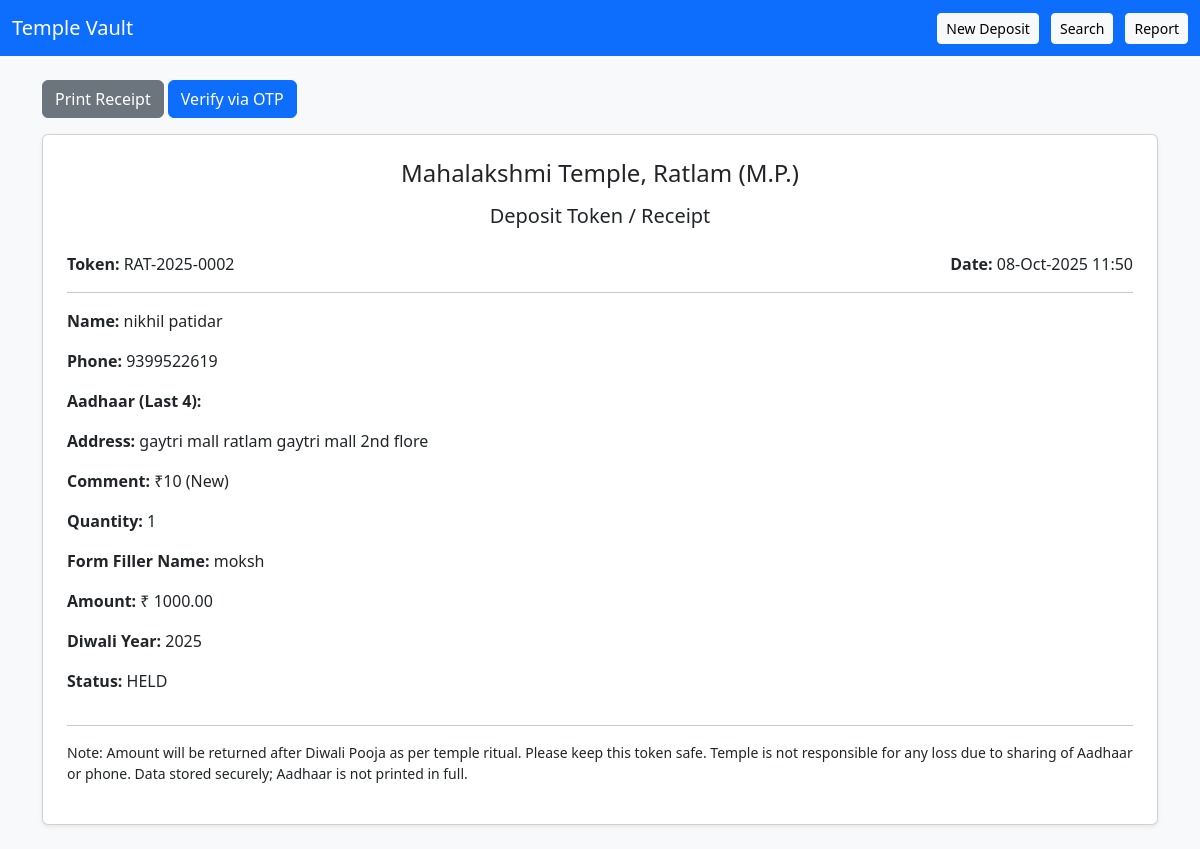
The page /receipt/RAT-2025-0002/ (signed in) on the database its author committed.
### vault/models.py (models this page shows, shortened)
class Deposit(models.Model):
    STATUS_CHOICES = [
        ('HELD','Held in Temple'),
        ('RETURNED','Returned to Devotee'),
        ('CANCELLED','Cancelled'),
    ]
    devotee = models.ForeignKey(Devotee, on_delete=models.PROTECT, related_name='deposits')
    amount = models.DecimalField(max_digits=10, decimal_places=2, validators=[MinValueValidator(1)])
    token = models.CharField(max_length=20, unique=True, db_index=True)
    diwali_year = models.IntegerField(help_text='Diwali cycle year (e.g., 2025)')
    received_at = models.DateTimeField(default=timezone.now)
    status = models.CharField(max_length=10, choices=STATUS_CHOICES, default='HELD')
    returned_at = models.DateTimeField(null=True, blank=True)
    remarks = models.CharField(max_length=200, blank=True)
    comment_choice = models.CharField(max_length=50, blank=True, null=True)
    form_filler_name = models.CharField(max_length=120, blank=True, null=True)
    quantity = models.PositiveIntegerField(default=1)

class Devotee(models.Model):
    name = models.CharField(max_length=200)
    phone = models.CharField(max_length=15)
    aadhaar_hash = models.CharField(max_length=64)   # ✅ SHA256 hash
    aadhaar_last4 = models.CharField(max_length=4, blank=True, null=True)
    address = models.TextField(blank=True, null=True)
    email = models.EmailField(blank=True, null=True)
    created_at = models.DateTimeField(auto_now_add=True)   # ✅ added timestamp

### vault/views.py (the view)
# urls.py: path('receipt/<str:token>/', views.receipt, name='receipt'),
@login_required(login_url='/login/')
def receipt(request, token):
    deposit = get_object_or_404(Deposit, token=token)
    context = {
        'd': deposit,
        'widget_id': '356a6568356a343732333939',       # MSG91 widget ID
        'token_auth': '472099TjSVarLM2l68e2193bP1'     # MSG91 token
    }
    return render(request, 'vault/receipt.html', context)

### vault/templates/vault/receipt.html (shortened to what this page needs)
{% extends 'vault/base.html' %}
{% block content %}
<div class="no-print mb-3">
  <a class="btn btn-secondary" href="javascript:print()">Print Receipt</a>
 <button id="otpButton" class="btn btn-primary">Verify via OTP</button>
</div>
<div class="card p-4 shadow-sm">
  <h4 class="text-center mb-3">Mahalakshmi Temple, Ratlam (M.P.)</h4>
  <h5 class="text-center mb-4">Deposit Token / Receipt</h5>
  <div class="row">
    <div class="col-md-6"><strong>Token:</strong> {{ d.token }}</div>
    <div class="col-md-6 text-md-end"><strong>Date:</strong> {{ d.received_at|date:"d-M-Y H:i" }}</div>
  </div>
  <hr/>
  <p><strong>Name:</strong> {{ d.devotee.name }}</p>
  <p><strong>Phone:</strong> {{ d.devotee.phone }}</p>
  <p><strong>Aadhaar (Last 4):</strong> {{ d.devotee.aadhaar_last4 }}</p>
  <p><strong>Address:</strong> {{ d.devotee.address }}</p>
  <p><strong>Comment:</strong> {{ d.comment_choice }}</p>
  <p><strong>Quantity:</strong> {{ d.quantity }}</p>
  <p><strong>Form Filler Name:</strong> {{ d.form_filler_name }}</p>
  <p><strong>Amount:</strong> ₹ {{ d.amount }}</p>
  <p><strong>Diwali Year:</strong> {{ d.diwali_year }}</p>
  <p><strong>Status:</strong> {{ d.status }}</p>
  <hr/>
  <p class="small">
    Note: Amount will be returned after Diwali Pooja as per temple ritual. Please keep this token safe.
    Temple is not responsible for any loss due to sharing of Aadhaar or phone. Data stored securely; Aadhaar is not printed in full.
  </p>
</div>
{% endblock %} -->

### rows shown on the page
Deposit: token "RAT-2025-0002", received_at "08-Oct-2025 11:50", devotee.name "nikhil patidar", devotee.phone "9399522619", devotee.address "gaytri mall ratlam gaytri mall 2nd flore", comment_choice "₹10 (New)", quantity "1", form_filler_name "moksh", amount "1000.00", diwali_year "2025", status "HELD"
